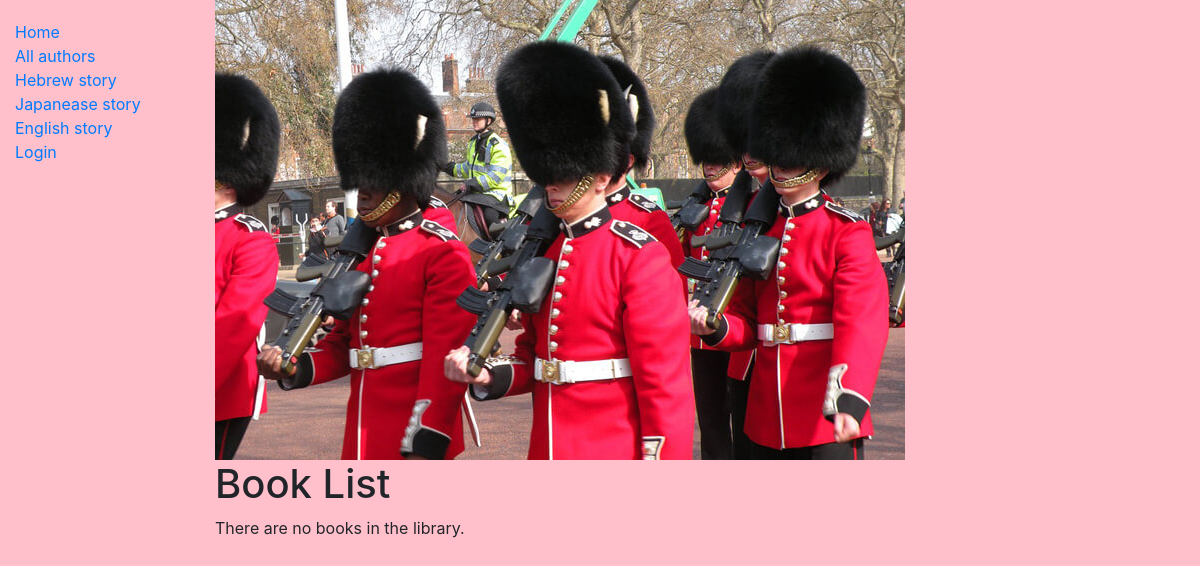
Page /catalog/bks/ on the earlier database version.
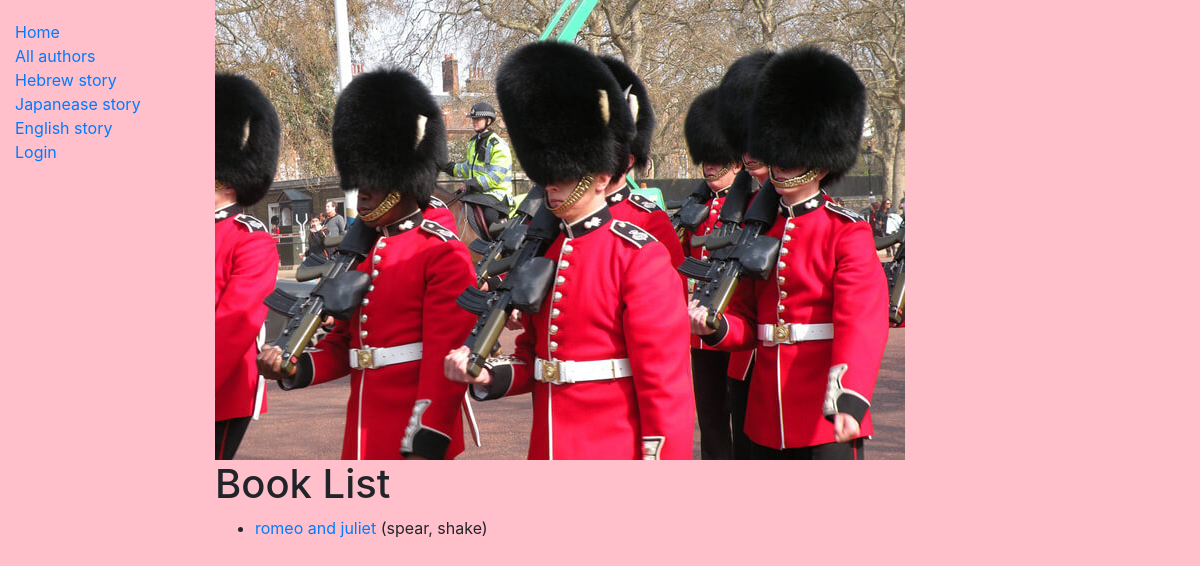
Same page on the later database version.
### catalog/models.py (models this page shows, shortened)
class Book(models.Model):
    title = models.CharField(max_length=200)
    author = models.ForeignKey('Author', on_delete=models.SET_NULL, null=True)
    summary = models.TextField(max_length=1000, help_text='Enter a brief description of the book')
    isbn = models.CharField('ISBN', max_length=13, help_text='13 Character <a href="https://www.isbn-international.org/content/what-isbn">ISBN number</a>')
    genre = models.ManyToManyField(Genre, help_text='Select a genre for this book')
    language = models.ForeignKey('Language', on_delete=models.SET_NULL, null=True)
    def get_absolute_url(self):
        return reverse('book-detail', args=[str(self.id)])

class Author(models.Model):
    first_name = models.CharField(max_length=100)
    last_name = models.CharField(max_length=100)
    date_of_birth = models.DateField(null=True, blank=True)
    date_of_death = models.DateField('Died', null=True, blank=True)
    def __str__(self):
        return f'{self.last_name}, {self.first_name}'
    class Meta:
        ordering = ['last_name']

### catalog/views.py (the view)
# urls.py: path('bks/', views.BkListView.as_view(), name='bks'),
class BkListView(generic.ListView):
    model = Book
    template_name = "catalog/bk_list.html"
    queryset = Book.objects.filter(language__name__icontains='English')

### catalog/templates/catalog/bk_list.html
{% extends "base_generic.html" %}
{% block content %}
  {% load static %}
  <img src="{% static 'images/R (4).jpg' %}" alt="mu">
  <h1>Book List</h1>
  {% if book_list %}
  <ul>
    {% for book in book_list %}
      <li>
        <a href="{{ book.get_absolute_url }}">{{ book.title }}</a> ({{book.author}})
      </li>
    {% endfor %}
  </ul>
  {% else %}
    <p>There are no books in the library.</p>
  {% endif %}
{% endblock %}

Differences in the rows shown:
now on this page (row edited): Book: title "romeo and juliet", author "spear, shake"
Other differences:
text no longer shown: "There are no books in the library."
